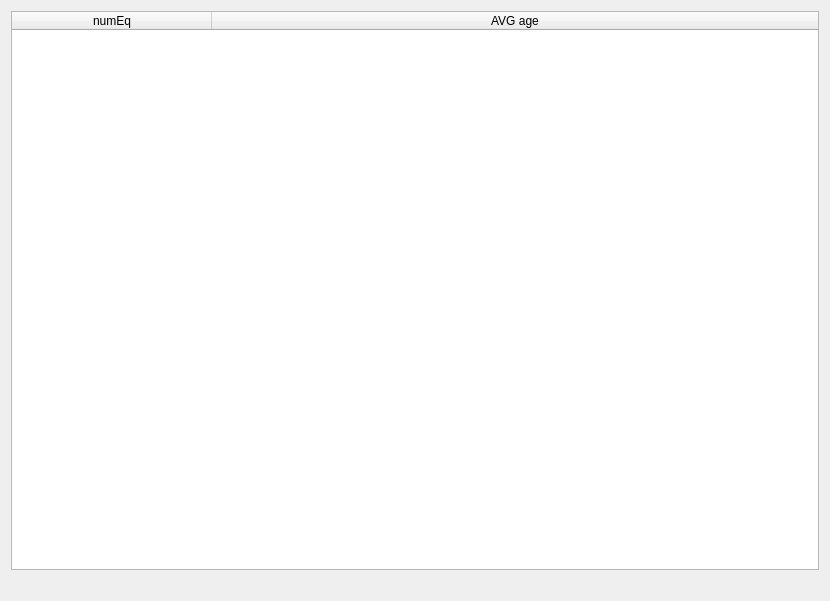
<?xml version="1.0" encoding="UTF-8"?>
<ui version="4.0">
 <class>fct_comp_21</class>
 <widget class="QDialog" name="fct_comp_21">
  <property name="geometry">
   <rect>
    <x>0</x>
    <y>0</y>
    <width>830</width>
    <height>601</height>
   </rect>
  </property>
  <property name="windowTitle">
   <string>2.1</string>
  </property>
  <layout class="QVBoxLayout" name="verticalLayout">
   <item>
    <widget class="QTableWidget" name="table_fct_comp_21">
     <attribute name="horizontalHeaderMinimumSectionSize">
      <number>50</number>
     </attribute>
     <attribute name="horizontalHeaderDefaultSectionSize">
      <number>200</number>
     </attribute>
     <attribute name="horizontalHeaderStretchLastSection">
      <bool>true</bool>
     </attribute>
     <attribute name="verticalHeaderVisible">
      <bool>false</bool>
     </attribute>
     <column>
      <property name="text">
       <string>numEq</string>
      </property>
     </column>
     <column>
      <property name="text">
       <string>AVG age</string>
      </property>
     </column>
    </widget>
   </item>
   <item>
    <widget class="QLabel" name="label_fct_comp_21">
     <property name="text">
      <string/>
     </property>
     <property name="alignment">
      <set>Qt::AlignCenter</set>
     </property>
    </widget>
   </item>
  </layout>
 </widget>
 <resources/>
 <connections/>
</ui>
